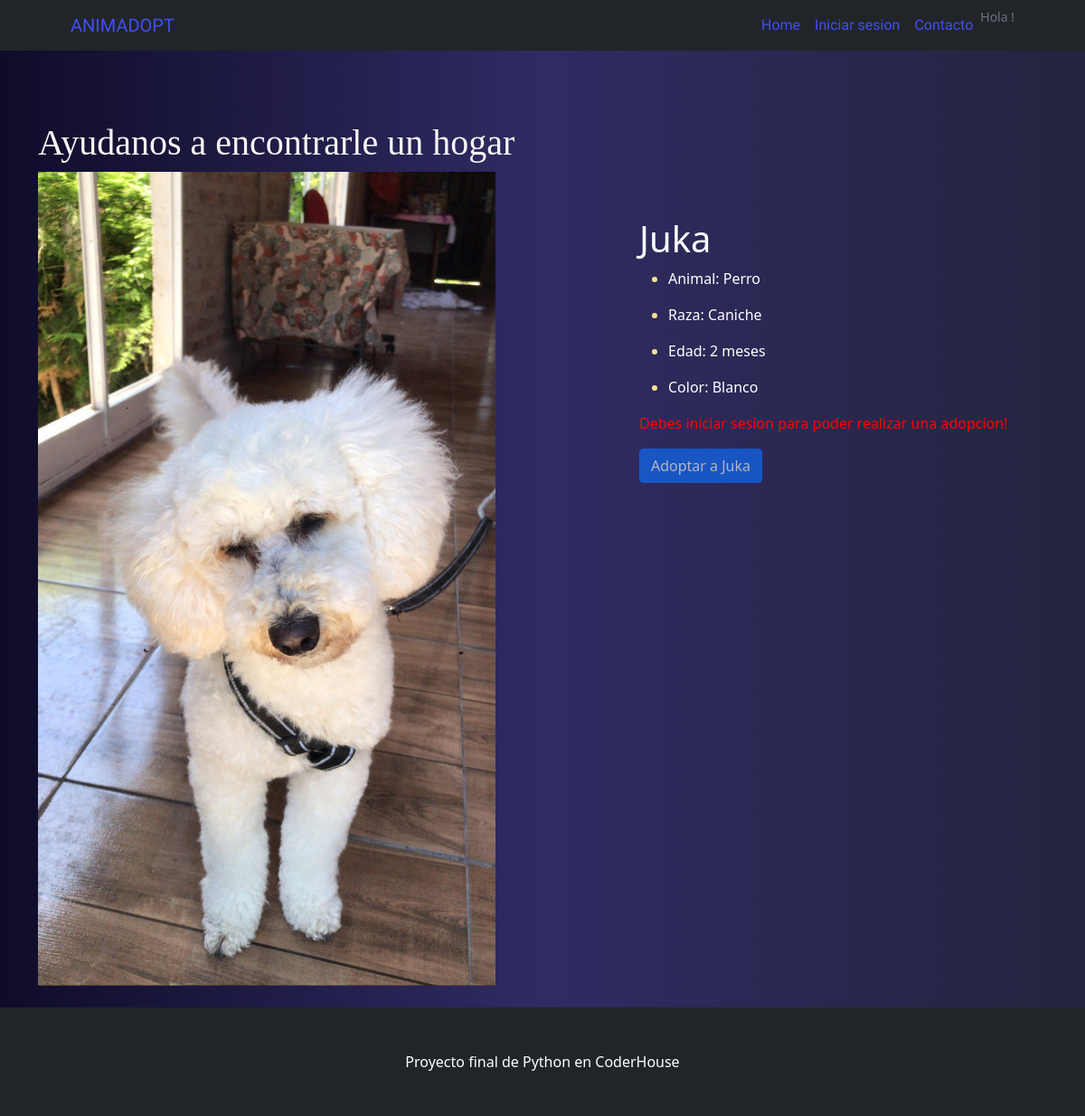
/project/mascota/11, run on the app's committed database.
### blogapp/models.py (models this page shows)
class Mascotas(models.Model):
    nombre = models.CharField(max_length=200)
    animal = models.CharField(max_length=200)
    raza = models.CharField(max_length=100)
    edad = models.CharField(max_length=100)
    color = models.CharField(max_length=200)
    imagen = models.ImageField(upload_to='fotosmascotas', null=True, blank=True)

### blogapp/views.py (the view)
# urls.py: path('mascota/<id>', mostrar_articulo_completo, name="mostrar-mascota"),
def mostrar_articulo_completo(request, id):
    mascotas = Mascotas.objects.get(id=id)
    return render(request, "blogapp/mostrar_articulo_completo.html", {"mascotas": mascotas})

### blogapp/templates/blogapp/mostrar_articulo_completo.html (shortened to what this page needs)
{% extends 'blogapp/base.html' %}
{% block contenido %}
<div class="container">
    <h1 style="color: whitesmoke;" class="fancy"> Ayudanos a encontrarle un hogar </h1>
    <div class="row">
      <div class="col-md-7">
        <a href="#">
          <img style="max-height: 900px;" class="img-fluid" src=" {{mascotas.imagen.url}} " alt="">
        </a>
      </div>
      <div class="col-md-5">
        <h1 style="color: white; margin-top: 50px;">{{mascotas.nombre}}</h1>
        <ul>
            <li style="color: rgb(255, 224, 145);" >
              <p style="color: white;">Animal: {{mascotas.animal}}</p>
            </li>
            <li style="color: rgb(255, 224, 145);" >
                <p style="color: white;">Raza: {{mascotas.raza}}</p>
            </li>
            <li style="color: rgb(255, 224, 145);" >
                <p style="color: white;">Edad: {{mascotas.edad}}</p>
            </li>
            <li style="color: rgb(255, 224, 145);">
                <p style="color: white;">Color: {{mascotas.color}}</p>
            </li>
        </ul>
        {% if request.user.is_authenticated%}
        <a class="btn btn-primary" href="{% url 'adoptar' mascotas.id %}">Adoptar a {{mascotas.nombre}} </a>
        {% else %}
        <p style="color: red">Debes iniciar sesion para poder realizar una adopcion!</p>
        <a class="btn btn-primary disabled" href="#">Adoptar a {{mascotas.nombre}} </a>
        {% endif %}
      </div>
    </div>
</div>
<br>
{% endblock %}

### blogapp/templates/blogapp/base.html (style rules this page uses)
body { background-image: linear-gradient(to right, #0f0c29, #302b63, #24243e); }

### blogapp/templates/blogapp/mostrar_articulo_completo.html (style rules this page uses)
.fancy { font-family: fantasy; margin-top: 7%; }

### data on the page
Mascotas: imagen (picture), nombre "Juka", animal "Perro", raza "Caniche", edad "2 meses", color "Blanco"
